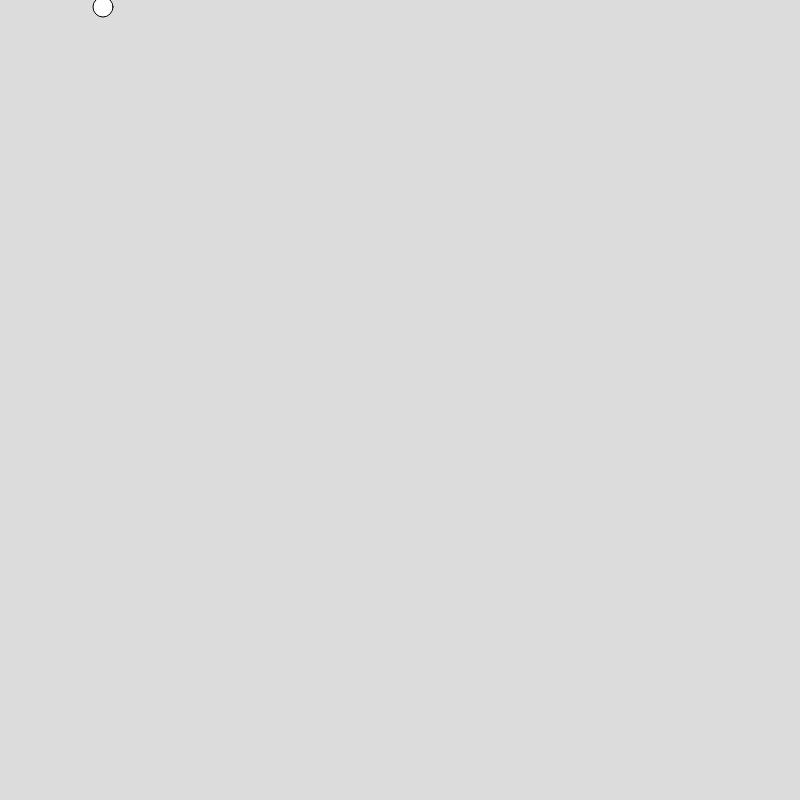
Frame 1 (no input)
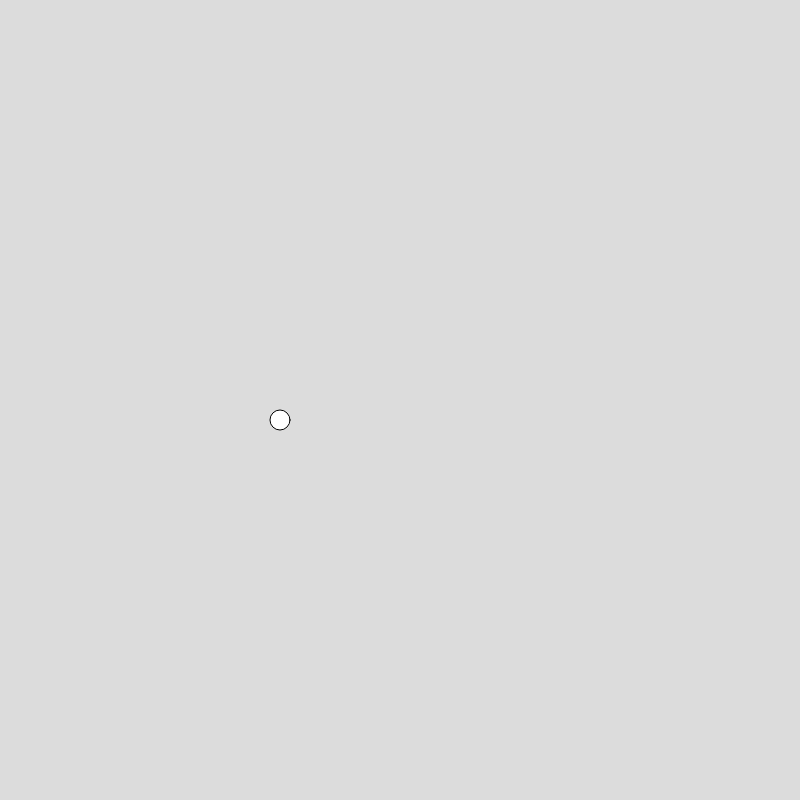
Frame 60 (no input)
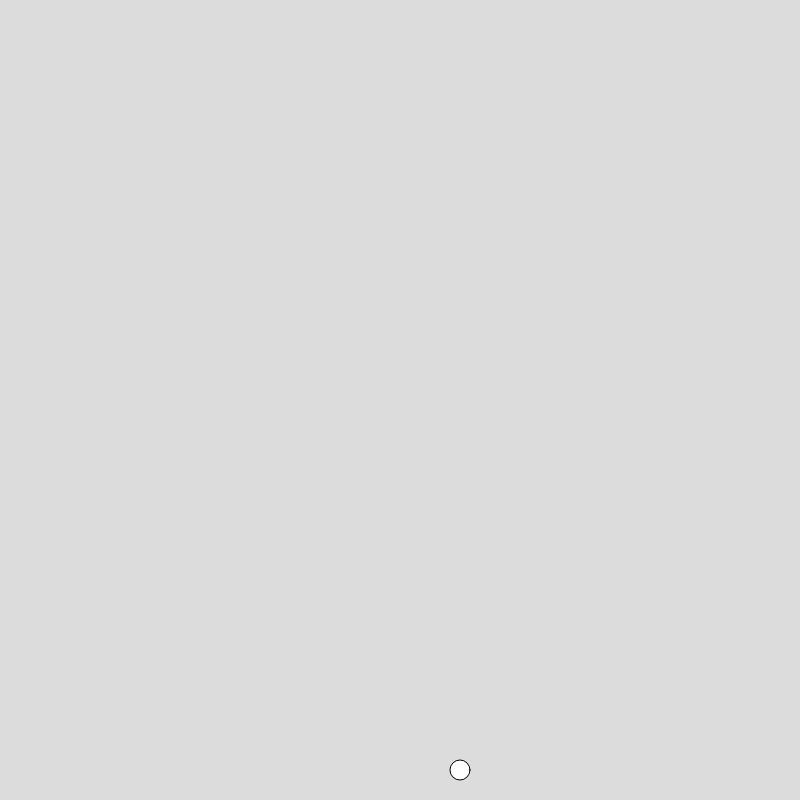
Frame 120 (the mouse pressed at the canvas centre since frame 60)

The p5.js sketch that drew these frames (run headless with seeded random() and noise() and a simulated clock; from frame 60 on, the mouse is pressed at the canvas centre):

// p5.js sketch
// ── sketch.js
let x1 = 100;     // x position of the ball
let y1 = 0;       // y position of the ball
let x1Speed = 3;  // speed in X direction
let y2Speed = 7; // speed in Y direction
let d1 = 20;      // diameter of the ball

function setup() {
  createCanvas(800, 800);
}

function draw() {
  background(220); // try commenting this out!
 
  // if x hits the right side or the left side of the canvas,
  // switch directions...
  if (x1 > width || x1 < 0) {
    x1Speed = x1Speed * -1;  
  }
  x1 = x1 + x1Speed; // adding a negative xSpeed *decreases* x, right?
  
  // same as above, but for the top and bottom of the canvas
  if (y1 > width || y1 < 0) {
    y2Speed = y2Speed * -1;  
  }
  y1 = y1 + y2Speed;

  ellipse(x1, y1, d1);
}
